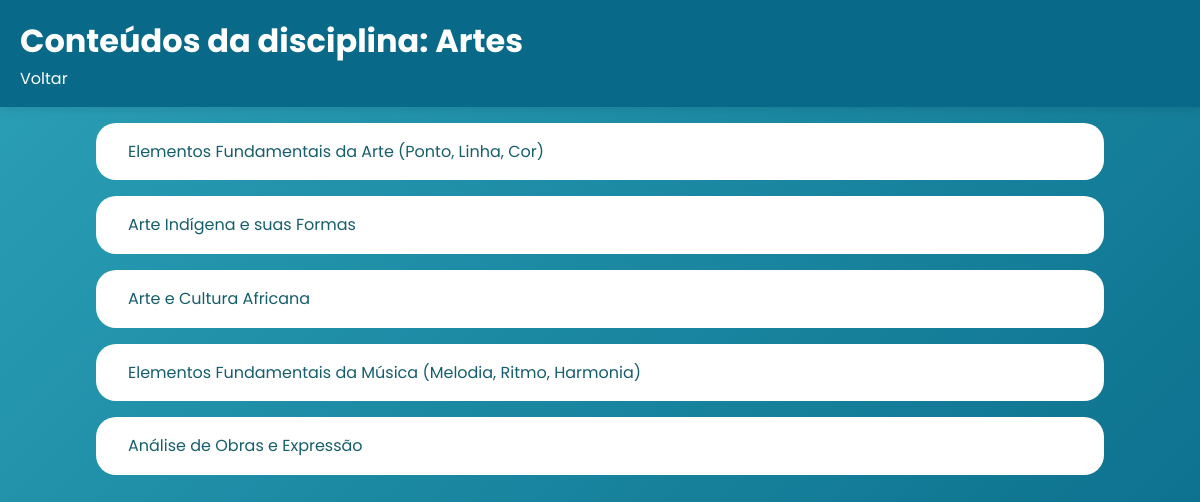
Screenshot of /backend/conteudo.php?id_materia=6 (signed in) with the database file from the repository.
### tables this page shows
create table materias (
    id_materia INT AUTO_INCREMENT PRIMARY KEY,
    materia VARCHAR(100) NOT NULL,
    id_modulo INT NOT NULL,
    id_serie int not null,
    FOREIGN KEY (id_modulo) REFERENCES modulos(id_modulo),
    FOREIGN KEY (id_serie) REFERENCES series(id_serie)
);

CREATE TABLE conteudos(
 id_conteudo INT AUTO_INCREMENT PRIMARY KEY,
 id_materia INT NOT NULL,
 titulo TEXT NOT NULL,
 texto TEXT,
 data_criacao DATETIME DEFAULT CURRENT_TIMESTAMP,
 ordem INTEGER,
 FOREIGN KEY (id_materia) REFERENCES materias(id_materia)
 );

### backend/conteudo.php (the view, shortened to what this page needs)
<?php
include 'conexao.php';
$id_materia = filter_input(INPUT_GET, 'id_materia', FILTER_VALIDATE_INT);
$conteudos = [];
$nome_materia = "";
if ($id_materia) {
    try {
        $stmt_materia = $conn->prepare("SELECT materia FROM materias WHERE id_materia = :id");
        $stmt_materia->bindParam(':id', $id_materia, PDO::PARAM_INT);
        $stmt_materia->execute();
        $materia = $stmt_materia->fetch(PDO::FETCH_ASSOC);
        if ($materia) {
            $nome_materia = $materia['materia'];
        } else {
            $mensagem = "Matéria não encontrada.";
        }
        $stmt_conteudos = $conn->prepare("
            SELECT id_conteudo, titulo
            FROM conteudos
            WHERE id_materia = :id
            ORDER BY ordem ASC
        ");
        $stmt_conteudos->bindParam(':id', $id_materia, PDO::PARAM_INT);
        $stmt_conteudos->execute();
        $conteudos = $stmt_conteudos->fetchAll(PDO::FETCH_ASSOC);
    } catch (PDOException $e) {
        $mensagem = "Erro ao carregar conteúdos: " . $e->getMessage();
    }
} else {
    $mensagem = "ID de matéria inválido.";
}
?>
<!DOCTYPE html>
<html lang="pt-br">
<head>
    <link rel="stylesheet" href="../interface/style.css">
    <link rel="stylesheet" href="../interface/Conteudos/conteudos.css">
</head>
<body>
    <header class="cabecalho">
    <div class="container">
        <h1>Conteúdos da disciplina: <?= htmlspecialchars($nome_materia); ?></h1>
        <p><a style="color: white" href="javascript: history.go(-1)">Voltar</a></p>
    </div>
</header>
    <?php if (!empty($conteudos)): ?>
        <ul class='lista-conteudos'>
            <?php foreach ($conteudos as $conteudo): ?>
                <li class='lista-linha-conteudos'>
                    <a class="link-lista-conteudos" href="conteudo_especifico.php?id_conteudo=<?= htmlspecialchars($conteudo['id_conteudo']); ?>">
                        <?= htmlspecialchars($conteudo['titulo']); ?>
                    </a>
                </li>
            <?php endforeach; ?>
        </ul>
    <?php else: ?>
        <p>Nenhum conteúdo encontrado para esta disciplina.</p>
    <?php endif; ?>
</body>
</html>

### interface/style.css (style rules this page uses)
a { text-decoration: none; }
:root { --azul-vivido: #086a88; --azul-escuro: #165e6b; --azure: #218ea1; --azul-marinho: #2ba0b7; --verde-escuro: #0c8c24; --verde-amarelado: #b8d941; --branco: #ffffff; --branco-transparente: rgba(255, 255, 255, 0.1); --preto-transparente: rgba(0, 0, 0, 0.1); }
* { margin: 0; padding: 0; box-sizing: border-box; }
body { font-family: 'Poppins', sans-serif; background: linear-gradient(135deg, var(--azul-marinho) 0%, var(--azul-vivido) 100%); color: var(--branco); overflow-x: hidden; min-height: 100vh; line-height: 1.6; }
.cabecalho { background-color: var(--azul-vivido); padding: 15px 0; box-shadow: 0 2px 10px rgba(0, 0, 0, 0.1); position: sticky; top: 0; z-index: 1000; }
.container { max-width: 1200px; margin: 0 auto; padding: 0 20px; }

### interface/Conteudos/conteudos.css (style rules this page uses)
.lista-linha-conteudos { margin: 1rem 6rem; padding: 1rem; list-style: none; background-color: white; border-radius: 20px; }
.link-lista-conteudos { width: 100%; color: var(--azul-escuro); background-color: white; padding: 1rem; }

### rows the page displays
materias: materia "Artes"
conteudos: titulo "Elementos Fundamentais da Arte (Ponto, Linha, Cor)"
conteudos: titulo "Arte Indígena e suas Formas"
conteudos: titulo "Arte e Cultura Africana"
conteudos: titulo "Elementos Fundamentais da Música (Melodia, Ritmo, Harmonia)"
conteudos: titulo "Análise de Obras e Expressão"
